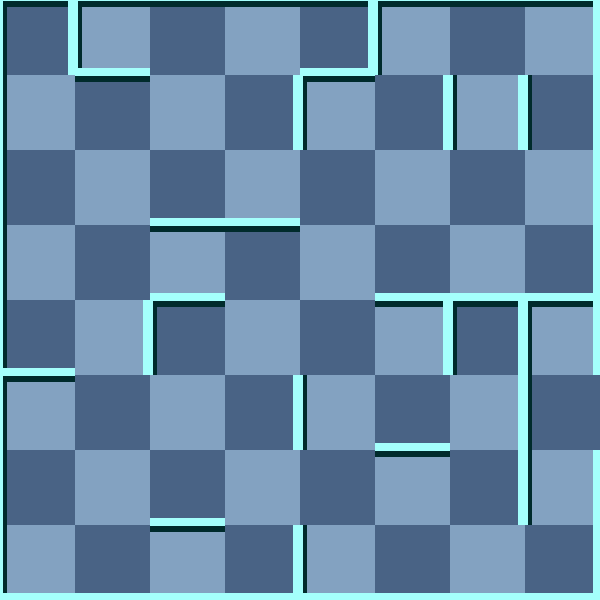

Rendered tile map (Tiled .tmx) drawn with the repository's tilesets; below, a short description and the map source with its tile grids summarised:
An orthogonal 8x8 tile map with 75x75 px tiles, 2 tile layers (background, 块层 1) and 5 objects (2x Trap, Exit, Player, RedMummy).

<map version="1.0" orientation="orthogonal" width="8" height="8" tilewidth="75" tileheight="75">
 <tileset firstgid="1" name="wall" tilewidth="75" tileheight="75">
  <image source="gfx/wall.png" width="300" height="375" />
  <tile id="0">
   <properties>
    <property name="ValOfWall" value="0" />
   </properties>
  </tile>
  <tile id="1">
   <properties>
    <property name="ValOfWall" value="1" />
   </properties>
  </tile>
  <tile id="2">
   <properties>
    <property name="ValOfWall" value="2" />
   </properties>
  </tile>
  <tile id="3">
   <properties>
    <property name="ValOfWall" value="3" />
   </properties>
  </tile>
  <tile id="4">
   <properties>
    <property name="ValOfWall" value="4" />
   </properties>
  </tile>
  <tile id="5">
   <properties>
    <property name="ValOfWall" value="5" />
   </properties>
  </tile>
  <tile id="6">
   <properties>
    <property name="ValOfWall" value="6" />
   </properties>
  </tile>
  <tile id="7">
   <properties>
    <property name="ValOfWall" value="7" />
   </properties>
  </tile>
  <tile id="8">
   <properties>
    <property name="ValOfWall" value="8" />
   </properties>
  </tile>
  <tile id="9">
   <properties>
    <property name="ValOfWall" value="9" />
   </properties>
  </tile>
  <tile id="10">
   <properties>
    <property name="ValOfWall" value="10" />
   </properties>
  </tile>
  <tile id="11">
   <properties>
    <property name="ValOfWall" value="11" />
   </properties>
  </tile>
  <tile id="12">
   <properties>
    <property name="ValOfWall" value="12" />
   </properties>
  </tile>
  <tile id="13">
   <properties>
    <property name="ValOfWall" value="13" />
   </properties>
  </tile>
  <tile id="14">
   <properties>
    <property name="ValOfWall" value="14" />
   </properties>
  </tile>
  <tile id="15">
   <properties>
    <property name="ValOfWall" value="15" />
   </properties>
  </tile>
  <tile id="18">
   <properties>
    <property name="ValOfWall" value="-1" />
   </properties>
  </tile>
 </tileset>
 <layer name="background" width="8" height="8">
  <data>[64 cells, 64 non-empty, 2 distinct tile ids]</data>
 </layer>
 <layer name="块层 1" width="8" height="8">
  <data>[64 cells, 64 non-empty, 14 distinct tile ids]</data>
 </layer>
 <objectgroup name="对象层 1" width="8" height="8">
  <object name="Exit" x="600" y="375" />
  <object name="Trap" x="525" y="0">
   <properties>
    <property name="value" value="13" />
   </properties>
  </object>
  <object name="Trap" x="75" y="450">
   <properties>
    <property name="value" value="12" />
   </properties>
  </object>
  <object name="Player" x="0" y="75">
   <properties>
    <property name="value" value="1" />
   </properties>
  </object>
  <object name="RedMummy" x="525" y="375">
   <properties>
    <property name="value" value="21" />
   </properties>
  </object>
 </objectgroup>
</map>
